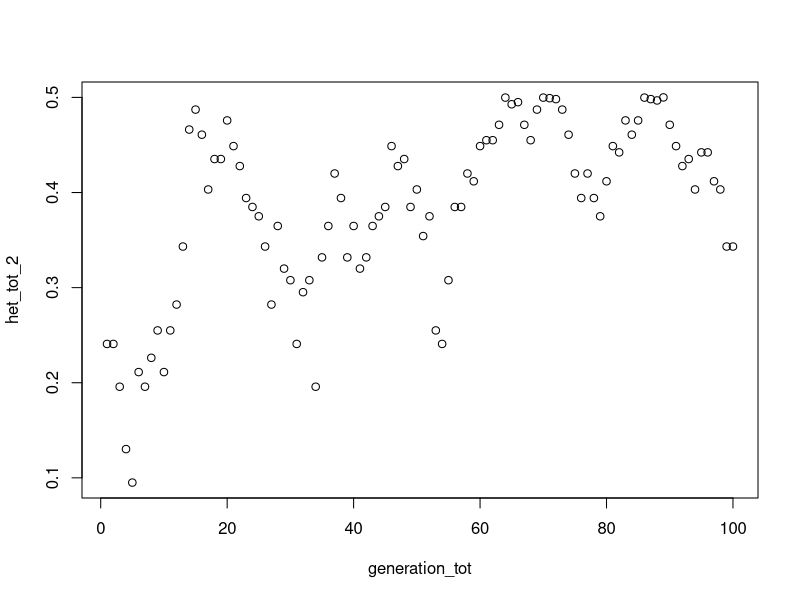
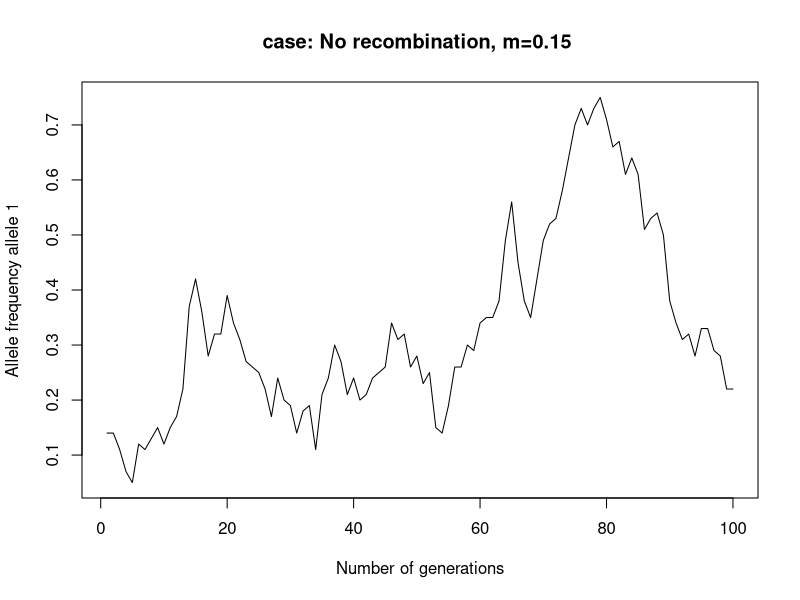

Recreate these plots in R, in order.
# script to simulate overdominance without migration...

# Richmond change...
if (.Platform$OS.type=="unix") {
  setwd("~/R")
  sep <- "/"
} else {
  setwd("C:/Users/z5122213/Desktop/r_overdominance")
  sep <- "\\"
}

# how many loci are being modeled

nloci<-2

# how many metapopulations
meta<-1

# how many generations are we simulating
gens<-100

# what is the total pop size
popsize<-50

# what years are individuals being transferred

transfer<-400 # setting this to a high number in order to skip transfers...

# how many individuals are being transferred per transfer (currently restricted to 1 or 2)

numtrans<-0 # not doing transfers

# how many offspring does each pairing produce?
pairings<-10

# does recombination happen in males? TRUE = yes, FALSE = no
mrecomb<-TRUE

# how many replicates to run
replicates<-1

# file name info...
scenarioname<-"scenario1"
if (dir.exists(scenarioname)) {
  message("directory already exists")
} else  {
  message("directory created")
  dir.create(scenarioname)
}

# need to loop over a range of crossing over rates...
for(c in seq(0,0,0)){
 
 message("c = ",c)
  
  # need to loop over a range of mortality rates due to homozygosity
  for(m in seq(0.15,0.15)){
    message("m = ",m)

    # need to loop through a series of replicate runs...
    for(i in 1:replicates){
      message("i = ",i)
      locilist<-list()
      allelefreqp1<-list()
      # first need to generate a base population...
      # Name the alleles at loci 1 (the potentially lethal one...)
      locilist[[1]]<-c(1,2)
      # Allele frequencies for loci 1
      allelefreqp1[[1]]<-c(0.2,0.8)
      # Name the alleles at loci 2 (the neutral one...)
      locilist[[2]]<-c(10,20)
      # Allele frequencies for loci 2
      allelefreqp1[[2]]<-c(0.5,0.5)

      # Calculating the number of individuals/meta population
      metasz<-c(popsize/meta)
  
      # Create a data.frame to track details...
      popgenome1<-as.data.frame(matrix(ncol=nloci*2+6,nrow=metasz))
  
      # first column is sex
      popgenome1[1:(metasz/2),1]<-"Male"
      popgenome1[(metasz/2+1):metasz,1]<-"Female"
  
      # second column is population
      popgenome1[,2]<-1
  
      # third column is generation
      popgenome1[,3]<-0
  
      # fourth column is male parent
      popgenome1[,4]<-0
  
      # fifth column is female parent
      popgenome1[,5]<-0
  
      # sixth column is generation individual number
      popgenome1[,6]<-rownames(popgenome1)
  
      
      # generate initial genotypes for population 1
      
      # going to put the two loci on a single stretch of chromosome one after the other in the data table
      for(k in 1:nloci){
        popgenome1[1:metasz,(k+6)]<-sample(locilist[[k]], size=metasz, replace=TRUE, prob=allelefreqp1[[k]])
        popgenome1[1:metasz,(k+8)]<-sample(locilist[[k]], size=metasz, replace=TRUE, prob=allelefreqp1[[k]])
      }
  
      # We have our population genomes, now we have to simulate the population over time...
  
      pop1<-popgenome1
     
      #heterozygosity variables
      het_tot_1=list()
      het_tot_2=list()
      generation_tot=list()
      alle_freq__tot_1=list()
  
      for (g in 1:gens){
        #message("g = ",g)
        # males and females from pop 1
        malep1<-which(popgenome1$V1=="Male")
        femalep1<-which(popgenome1$V1=="Female")
    
        # create matrix into which parent combinations are placed
        parents1<-matrix(nrow=metasz,ncol=2)
    
        # select males and females that are mating with each other - males column 1 females column 2
        parents1[,1]<-sample(as.numeric(malep1), size=metasz, replace=TRUE, prob=NULL)
        parents1[,2]<-sample(as.numeric(femalep1), size=metasz, replace=TRUE, prob=NULL)
        
        # have parents, now lets make offspring making pairings*offspring/pairing young
        offspring1<-as.data.frame(matrix(nrow=metasz*pairings,ncol=(7+nloci*2)))
        
        # now have to loop through the pairings to make offspring...
        for(p in 1:dim(parents1)[1]){
          # give the offspring a sex
          offspring1[((p-1)*pairings+1):(p*pairings),1]<-sample(c("Male","Female"),size=pairings, replace=TRUE)
          # mark the source population of the individual
          offspring1[((p-1)*pairings+1):(p*pairings),2]<-1
          # mark the generation of the offspring
          offspring1[((p-1)*pairings+1):(p*pairings),3]<-g
          # give the male parent
          offspring1[((p-1)*pairings+1):(p*pairings),4]<-parents1[p,1]
          # give the female parent
          offspring1[((p-1)*pairings+1):(p*pairings),5]<-parents1[p,2]
          
          # 6 is reserved for ind # and 7 is reserved for alive/dead status
          
          # getting genotype of each offspring for a pairing...
          
          # parent chromosomes
          mchrome1<-c(popgenome1[parents1[p,1],7],popgenome1[parents1[p,1],8])
          mchrome2<-c(popgenome1[parents1[p,1],9],popgenome1[parents1[p,1],10])
          fchrome1<-c(popgenome1[parents1[p,2],7],popgenome1[parents1[p,2],8])
          fchrome2<-c(popgenome1[parents1[p,2],9],popgenome1[parents1[p,2],10])
          for(n in 1:pairings){
            # getting the genotype from dad
            randad<-runif(1) # getting a random deviate to see if crossing over happens
            mctemp1<-rep(NA,2)
            mctemp2<-rep(NA,2)
            if(randad<c & mrecomb){
            mctemp1<-c(mchrome1[1],mchrome2[2])
            mctemp2<-c(mchrome2[1],mchrome1[2])
            } else {
              mctemp1<-mchrome1 # store 1st male gamete from dad
              mctemp2<-mchrome2 # store 2nd male gamete from dad
            }
            malechromes<-list(mctemp1,mctemp2)
            # pick which male gamete this offspring is getting...
            offspring1[(p-1)*pairings+n,8:9]<-malechromes[[sample(c(1,2),1)]]
            
            # getting the genotype from mom
            ranmom<-runif(1) # getting a random deviate to see if crossing over happens
            fctemp1<-rep(NA,2)
            fctemp2<-rep(NA,2)
            if(ranmom<c){
             fctemp1<-c(fchrome1[1],fchrome2[2])
            fctemp2<-c(fchrome2[1],fchrome1[2])
            } else {
              fctemp1<-fchrome1 # store 1st female gamete from mom
              fctemp2<-fchrome2 # store 2nd female gamete from mom
            }
            femalechromes<-list(fctemp1,fctemp2)
            # pick which male gamete this offspring is getting...
            offspring1[(p-1)*pairings+n,10:11]<-femalechromes[[sample(c(1,2),1)]]
          }
        }
        offspring1[,6]<-as.numeric(rownames(offspring1))
        offspring1[,7]<-1 # "1 = alive"
        offspring1$V12<-runif(dim(offspring1)[1])
        for(ii in 1:dim(offspring1)[1]){
          # apply mortality if an individual is homozygous for the second loci on each chromosome
          if(offspring1[ii,"V8"]==offspring1[ii,"V10"]){ # test to find homozygotes
            if(offspring1[ii,"V12"]<m){  # if the random number assigned to that ind is less than mort probability
              offspring1$V7[ii]<-0   # set the individual to dead
            }
          }
        }
        # get the male and female offsprings that are alive and then select the ones we'll use for 
        # the next generations
        maleoffs<-offspring1[which(offspring1$V1=="Male" & offspring1$V7==1),]
        femaleoffs<-offspring1[which(offspring1$V1=="Female" & offspring1$V7==1),]
        popgenome1<-rbind(maleoffs[sample(1:dim(maleoffs)[1],size=metasz/2,replace=FALSE),],femaleoffs[sample(1:dim(femaleoffs)[1],size=metasz/2,replace=FALSE),])
        popgenome1<-popgenome1[,c("V1","V2","V3","V4","V5","V6","V8","V9","V10","V11")]
        colnames(popgenome1)<-c("V1","V2","V3","V4","V5","V6","V7","V8","V9","V10")
        pop1<-rbind(pop1,popgenome1)
        
        #calculate heterozygosity
        count_allele_10<-sum(length(which(popgenome1$V8==10)),length(which(popgenome1$V10==10))) 
        count_allele_20<-(2*metasz)-count_allele_10 
        het_1<-1-sum((count_allele_10/(2*metasz))^2,(count_allele_20/(2*metasz))^2)
        count_allele_1<-sum(length(which(popgenome1$V7==1)),length(which(popgenome1$V9==1)))
        count_allele_2<-(2*metasz)-count_allele_1
        het_2<-1-sum((count_allele_1/(2*metasz))^2,(count_allele_2/(2*metasz))^2)
        het_tot_1<-rbind(het_tot_1,het_1)
        het_tot_2<-rbind(het_tot_2,het_2)
        generation_tot<-rbind(generation_tot,g)
        # frequency allele 1
        alle_freq_1<-(count_allele_1*(sum(count_allele_1,count_allele_2))/(2*metasz)^2)
        alle_freq__tot_1<-rbind(alle_freq__tot_1, alle_freq_1)
      }
      colnames(pop1)<-c("sex","source","gen","malep","femalep","indnum","c1-l1","c1-l2","c2-l1","c2-l2")
      write.csv(pop1,file=paste(scenarioname,sep,scenarioname,"-cr","-mort",m*100,"-rep-",i,".csv",sep=""),row.names=FALSE)
      #plot(generation_tot,het_tot_1)
      plot(generation_tot,het_tot_2)
      plot(generation_tot, alle_freq__tot_1,type="l", ylab = "Allele frequency allele 1",xlab = "Number of generations",main = "case: No recombination, m=0.15 ")
    }
  }
}
